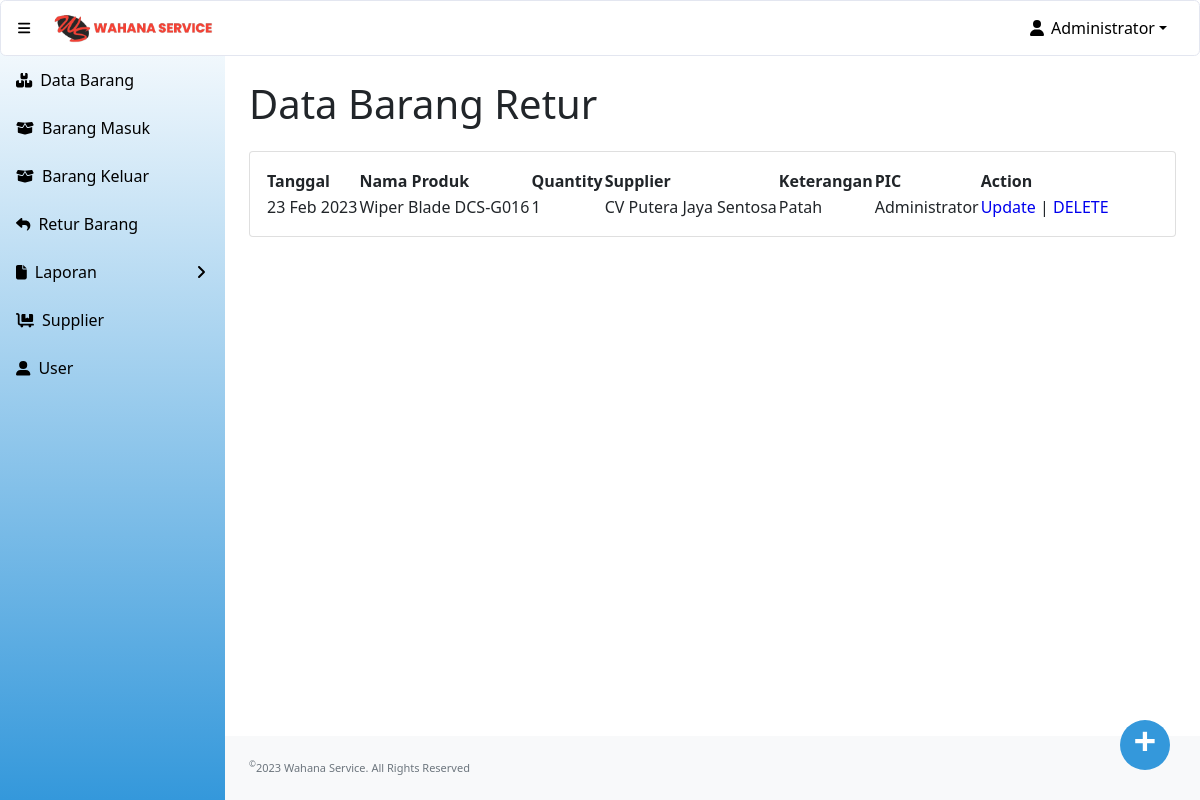
The app's page /retur.php (signed in), older data.
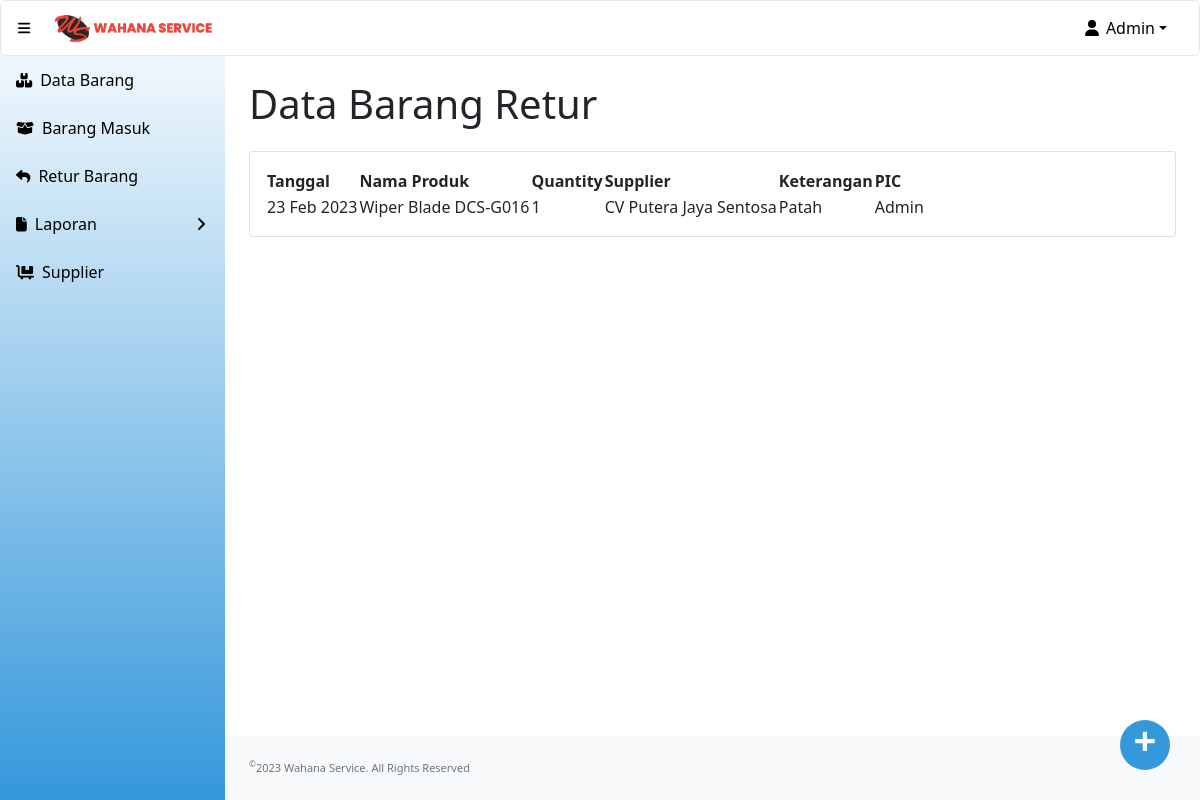
The same page, newer data.
### tables this page shows
CREATE TABLE `retur_barang` (
  `id_retur` int(11) NOT NULL,
  `id_produk` varchar(10) NOT NULL,
  `id_supplier` int(11) NOT NULL,
  `tanggal` date NOT NULL DEFAULT current_timestamp(),
  `quantity` int(11) NOT NULL,
  `deskripsi` varchar(150) NOT NULL,
  `id` int(11) NOT NULL
);

CREATE TABLE `user` (
  `id` int(11) NOT NULL,
  `username` varchar(200) NOT NULL,
  `password` text NOT NULL,
  `fullname` varchar(200) NOT NULL,
  `level` enum('owner','admin','kasir') NOT NULL
);

CREATE TABLE `produk` (
  `id_produk` varchar(10) NOT NULL,
  `id_supplier` int(11) NOT NULL,
  `nama_produk` varchar(100) NOT NULL,
  `jenis_barang` varchar(100) NOT NULL,
  `qty` int(10) NOT NULL,
  `harga` int(10) NOT NULL
);

CREATE TABLE `supplier` (
  `id_supplier` int(11) NOT NULL,
  `nama_supplier` varchar(200) NOT NULL,
  `alamat` varchar(500) NOT NULL,
  `no_telp` varchar(20) NOT NULL
);

### retur.php (the view, shortened to what the changed rows need)
<?php
include "conn.php";
?>
<!DOCTYPE html>
<html lang="en">
    <head>
        <link href="https://cdn.jsdelivr.net/npm/simple-datatables@latest/dist/style.css" rel="stylesheet" />
        <link href="css/styles.css" rel="stylesheet" />
    </head>
    <body class="sb-nav-fixed">
    <?php include "head.php"; ?>
        <div id="layoutSidenav">
        <?php include "menu.php"; ?>
            </div>
            <div id="layoutSidenav_content">
                <main>
                    <div class="container-fluid px-4">
                        <h1 class="mt-4" style="padding-bottom:15px";>Data Barang Retur</h1>
                        <div class="card mb-4">
                            <div class="card-body">
                            <div class="table-responsive">
                                    <table id="datatablesSimple">
                                        <thead>
                                            <tr>
                                                <th>Tanggal</th>
                                                <th>Nama Produk</th>
                                                <th>Quantity</th>
                                                <th>Supplier</th>
                                                <th>Keterangan</th>
                                                <th>PIC</th>
                                                <?php if($_SESSION['level'] == "owner"){?>
                                                <th>Action</th>
                                                <?php } ?>
                                            </tr>
                                        </thead>
                                        <tbody>
                                            <?php
                                                $sSQL="select * from retur_barang r, produk p, supplier s, user u where p.id_produk = r.id_produk and s.id_supplier = r.id_supplier and r.id = u.id order by r.id_retur DESC";
                                                $result=mysqli_query($koneksi, $sSQL);
                                                if (mysqli_num_rows($result) > 0)
                                                {
                                                    while ($row=mysqli_fetch_assoc($result))
                                                    {
                                                        $id_retur = $row['id_retur'];
                                                        $tanggal = $row['tanggal'];
                                                        $nama_produk = $row['nama_produk'];
                                                        $id_supplier = $row['nama_supplier'];
                                                        $quantity = $row['quantity'];
                                                        $deskripsi = $row['deskripsi'];
                                                        $fullname = $row['fullname'];
                                            ?>
                                                <tr>
                                                    <td><?php echo date('d M Y', strtotime($tanggal));?></td>
                                                    <td><?php echo $nama_produk;?></td>
                                                    <td><?php echo $quantity;?></td>
                                                    <td><?php echo $id_supplier;?></td>
                                                    <td><?php echo $deskripsi;?></td>
                                                    <td><?php echo $fullname;?></td>
                                                    <?php if($_SESSION['level'] == "owner"){?>
                                                    <td><?php echo "<a href='update_retur.php?id_retur=$id_retur' class='action'>Update</a> |
                                                                    <a href='delete_retur.php?id_retur=$id_retur' class='action' onclick='return konfirmasi();'>DELETE</a>"; ?> </td>
                                                    <?php }  ?>
                                                </tr>
                                            <?php
                                                    }
                                                }
                                            ?>
                                        </tbody>
                                    </table>
                                </div>
                            </div>
                        </div>
                    </div>
                </main>
            </div>
    </body>
</html>

### head.php (shortened to what the changed rows need)
<!DOCTYPE html>
<html lang="en">
    <head>
        <link href="https://cdn.jsdelivr.net/npm/simple-datatables@latest/dist/style.css" rel="stylesheet" />
        <link href="css/styles.css" rel="stylesheet" />
    </head>
<body class="sb-nav-fixed">
<nav class="sb-topnav navbar navbar-expand">
             <ul class="navbar-nav ms-auto ms-md-0 me-3 me-lg-4">
                <li class="nav-item dropdown">
                <a class="nav-link dropdown-toggle" id="navbarDropdownMenuLink" href="#" role="button" data-bs-toggle="dropdown" aria-expanded="false"><i class="fas fa-user fa-fw"></i> <?php echo $_SESSION['fullname']; ?></a>
                </li>
            </ul>
        </nav>
</body>
</html>

### menu.php (shortened to what the changed rows need)
<!DOCTYPE html>
<html lang="en">
    <head>
        <link href="https://cdn.jsdelivr.net/npm/simple-datatables@latest/dist/style.css" rel="stylesheet" />
        <link href="css/styles.css" rel="stylesheet" />
    </head>
<body class="sb-nav-fixed">
<div id="layoutSidenav_nav">
    <nav class="sb-sidenav accordion" id="sidenavAccordion" style="background: -webkit-linear-gradient(bottom,#3498db, #FFFFFF);">
        <div class="sb-sidenav-menu">
            <div class="nav">
                <a class="nav-link" href="index.php">
                    <div class="sb-nav-link-icon"><i class="fa-solid fa-boxes-stacked"></i></div>
                    Data Barang
                </a>
                <?php if($_SESSION['level'] == "owner" || $_SESSION['level'] == "admin"){?>
                <a class="nav-link" href="restock_barang.php">
                    <div class="sb-nav-link-icon"><i class="fas fa-box-open"></i></div>
                    Barang Masuk
                </a>
                <?php } ?>
                <?php if($_SESSION['level'] == "owner" || $_SESSION['level'] == "kasir"){?>
                <a class="nav-link" href="barang_keluar.php">
                    <div class="sb-nav-link-icon"><i class="fas fa-box-open"></i></div>
                    Barang Keluar
                </a>
                <?php } ?>
                <?php if($_SESSION['level'] == "owner" || $_SESSION['level'] == "admin"){?>
                <a class="nav-link" href="retur.php">
                    <div class="sb-nav-link-icon"><i class="fa fa-reply"></i></div>
                    Retur Barang
                </a>
                <?php } ?>
                <a class="nav-link collapsed" href="#" data-bs-toggle="collapse" data-bs-target="#collapseLayouts" aria-expanded="false" aria-controls="collapseLayouts">
                    <div class="sb-nav-link-icon"><i class="fa fa-file"></i></div>
                    Laporan
                    <div class="sb-sidenav-collapse-arrow"><i class="fas fa-angle-down"></i></div>
                </a>
                <?php if($_SESSION['level'] == "owner" || $_SESSION['level'] == "admin"){?>
                <a class="nav-link" href="supplier.php">
                    <div class="sb-nav-link-icon"><i class="fa-solid fa-cart-flatbed"></i></div>
                    Supplier
                </a>
                <?php } ?>
                <?php if($_SESSION['level'] == "owner"){?>
                <a class="nav-link" href="user.php">
                    <div class="sb-nav-link-icon"><i class='fa-solid fa-user-large'></i></div>
                    User
                </a>
                <?php } ?>
            </div>
        </div>
    </nav>
</body>
</html>

Row changes from the older to the newer data that the page shows:
changed through a linked row, retur_barang "Patah": id.fullname "Administrator" → "Admin"; no longer shows "Update | DELETE"
Text that changed along with them:
$_SESSION['fullname']: "Administrator" → "Admin"
text no longer shown: "Barang Keluar User Action"
